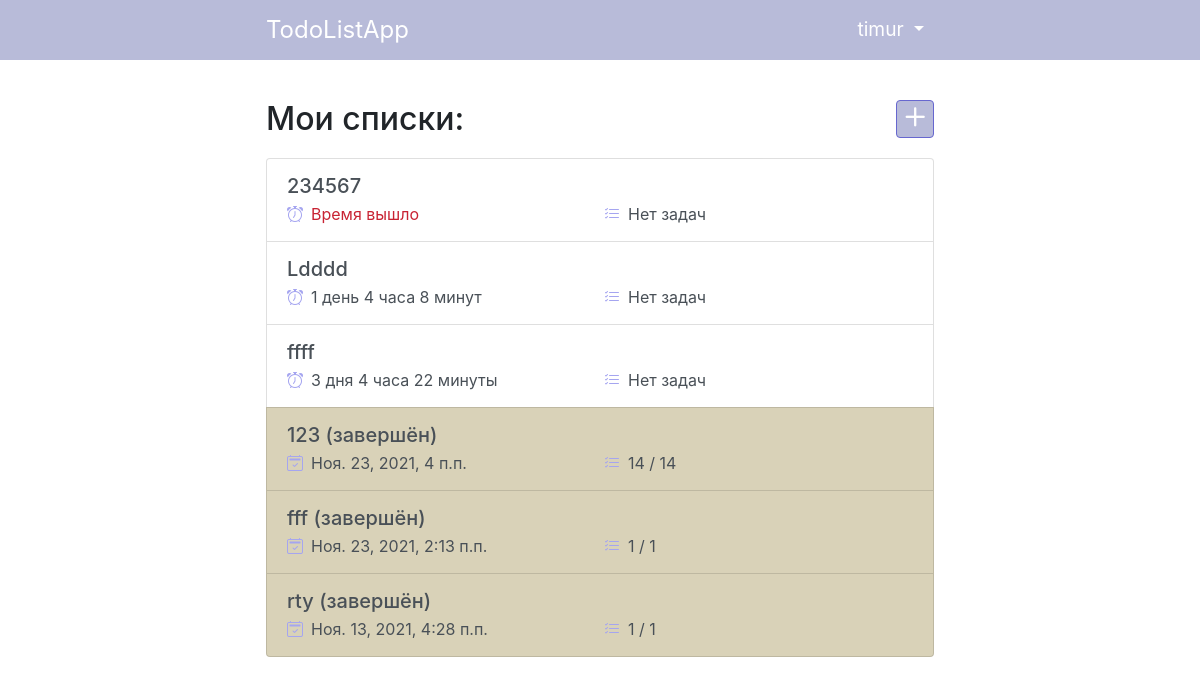
/todolistapp/ (signed in), run on the app's committed database.
### todolistapp/models.py (models this page shows)
class TodoList(models.Model):
    user_id = models.ForeignKey(settings.AUTH_USER_MODEL, on_delete=models.CASCADE)
    title = models.CharField(max_length=50)
    finished = models.BooleanField(default=False)
    deadline = models.DateTimeField(auto_now=False, auto_now_add=False)
    creation_date = models.DateTimeField(auto_now=False, auto_now_add=True)
    completion_date = models.DateTimeField(auto_now=False, auto_now_add=False, null=True)

### todolistapp/views.py (the view, shortened to what this page needs)
# urls.py: path('', views.userboard, name='userboard'),
@login_required(login_url='login')
def userboard(request):
    user = request.user
    form = TDListCreationForm()
    lists = TodoList.objects.filter(user_id=user.id).order_by('finished', 'deadline')
    for list in lists:
        task_amount = Task.objects.filter(todolist_id=list.id)
        list.tasks_amount = task_amount.count()
        list.completed_tasks_amount = task_amount.filter(done=True).count()
        list.rem = remaining_time(list.deadline)
    return render(request, 'todolistapp/userboard.html', {'lists': lists, 'form': form})

### todolistapp/views.py (called while the page is built)
def remaining_time(deadline):
    result = ""
    if timezone.now() < deadline:
        diff = deadline - timezone.now()
        hours, tmp = divmod(diff.seconds, 3600)
        minutes = tmp // 60
        for period in zip([diff.days, hours, minutes], [0, 1, 2]):
            if period[0]:
                result += f'{period[0]} {DECLENSIONS[period[1]][get_declension(period[0])]} '
    return result

def get_declension(number):
    b = number % 10
    a = (number % 100 - b) / 10
    if a == 0 or a >= 2:
        if b == 0 or (4 < b <= 9):
            return 2
        else:
            return 1 if b != 1 else 0
    else:
        return 2

### todolistapp/templates/todolistapp/userboard.html (shortened to what this page needs)
{% extends "todolistapp/base_generic.html" %}
{% load static %}
{% load crispy_forms_tags %}
{% block header %}
<div class="dropdown">
    <button class="btn-acc dropdown-toggle" type="button" id="dropdownMenu2" data-toggle="dropdown" aria-haspopup="true" aria-expanded="false">
        {{ user.username }}
    </button>
</div>
{% endblock header %}
{% block content %}
<div class="userboard-header">
    <h2>Мои списки:</h2>
    <button class="btn btn-primary add-btn" data-toggle="modal" data-target="#add-list-modal" title="Создать список"><i class="bi bi-plus"></i></button>
</div>
<div class="list-group tdlist-storage">
    {% for list in lists %}
    <a class="list-group-item list-group-item-action tdlist {% if list.finished %}finished{% endif %}" href="todolist/{{list.id}}">
        <div class="d-flex flex-column flex-grow-1">
            <div class="d-flex">
                <h5 class="mb-1">{{ list.title }} {% if list.finished %}(завершён){% endif %}</h5>
            </div>
            <div class="d-flex info-block">
                <div class="d-flex flex-fill pr-1 w-50">
                    {% if list.finished %}
                    <span title="Дата/время завершения">
                        <i class="bi bi-calendar2-check mr-2"></i>{{ list.completion_date }}
                    </span>
                    {% else %}
                    <span title="Оставшееся время" style="{% if not list.rem%}color: #c82333;{% endif %}">
                        <i class="bi bi-alarm mr-2"></i>{% if list.rem %}{{ list.rem }}{% else %}Время вышло{% endif %}
                    </span>
                    {% endif %}
                </div>
                <div class="d-flex flex-fill pl-1 w-50">
                    <span title="Выполнено/всего задач"><i class="bi bi-list-check mr-2"></i>{% if list.tasks_amount %}{{ list.completed_tasks_amount }} / {{ list.tasks_amount }} {% else %}Нет задач{% endif %}</span>
                </div>
            </div>
        </div>
    </a>
    {% empty %}
    <div class="empty-list">
        <img src="{% static '/img/book.svg' %}" style="height: 180px; width: 200px;">
        <p style="margin-bottom: 5px;">У вас пока нет списков :(</p>
        <p>Давайте создадим один с помощью кнопки <i class="bi bi-plus"></i> справа вверху.</p>
    </div>
    {% endfor %}
</div>
{% endblock content %}

### todolistapp/templates/todolistapp/base_generic.html (shortened to what this page needs)
{% load static %}
<!DOCTYPE html>
<html lang="en">
<head>
    <link rel="stylesheet" href="https://cdn.jsdelivr.net/npm/bootstrap@4.6.0/dist/css/bootstrap.min.css">
    <link rel="stylesheet" href="https://cdn.jsdelivr.net/npm/bootstrap-icons@1.5.0/font/bootstrap-icons.css">
    <link rel="stylesheet" href="{% static '/css/style.css' %}" type="text/css">
</head>
<body>
    <div class="header">
        <div class="mywrap">
            <div class="header-content">
                <span id="site-title">TodoListApp</span>
                {% block header %}
                {% endblock header %}
            </div>
        </div>
    </div>
    <div class="content">
        <div class="mywrap">
            {% block content %}{% endblock content %}
        </div>
    </div>
</body>
</html>

### todolistapp/static/css/style.css (style rules this page uses)
html { font-size: 16px; }
.header { position: fixed; width: 100%; height: 60px; background-color: #B8BBD9; color: white; z-index: 99; }
.header-content { display: flex; align-items: center; justify-content: space-between; height: 100%; }
.header-content span { font-size: 1.5rem; }
.btn-primary { background-color: #B8BBD9; border: 1px solid #7671B0; }
.btn-acc { min-width: 80px; padding: 4px 10px; background-color: #B8BBD9; border: none; border-bottom: 2px solid #B8BBD9; color: white; font-size: 1.2em; }
.content { padding-top: 100px; padding-bottom: 40px; min-height: 100vh; }
.mywrap { height: 100%; max-width: 700px; margin: 0 auto; padding: 0 16px; }
.userboard-header { display: flex; align-item: center; justify-content: space-between; margin-bottom: 20px; }
h2 { margin-bottom: 0; }
.add-btn { border: 1px solid #6767CF; background-color: #B8BBD9; color: white; height: 38px; width: 38px; font-size: 2.4rem; }
button > .bi-plus::before { transform: translate(-13px, -18px); }
.list-group-item { display: flex; align-items: center; min-height: 70px; padding: 15px 20px; cursor: pointer; border-bottom-width: 0; }
.list-group-item:last-child { border-bottom-width: 1px; }
.list-group-item+.list-group-item { border-top-width: 1px; }
.finished { background-color: #D9D2B8; }
.info-block i, .todolist-info i { color: #A5A5F0; }

### data on the page
TodoList: title "234567", finished False (drawn), shows "Нет задач"
TodoList: title "Ldddd", rem "1 день 4 часа 8 минут", shows "Нет задач"
TodoList: title "ffff", rem "3 дня 4 часа 22 минуты", shows "Нет задач"
TodoList: title "123", finished "(завершён)", completion_date "Ноя. 23, 2021, 4 п.п.", completed_tasks_amount "14", tasks_amount "14"
TodoList: title "fff", finished "(завершён)", completion_date "Ноя. 23, 2021, 2:13 п.п.", completed_tasks_amount "1", tasks_amount "1"
TodoList: title "rty", finished "(завершён)", completion_date "Ноя. 13, 2021, 4:28 п.п.", completed_tasks_amount "1", tasks_amount "1"

### other printed values
{{ user.username }} "timur"
